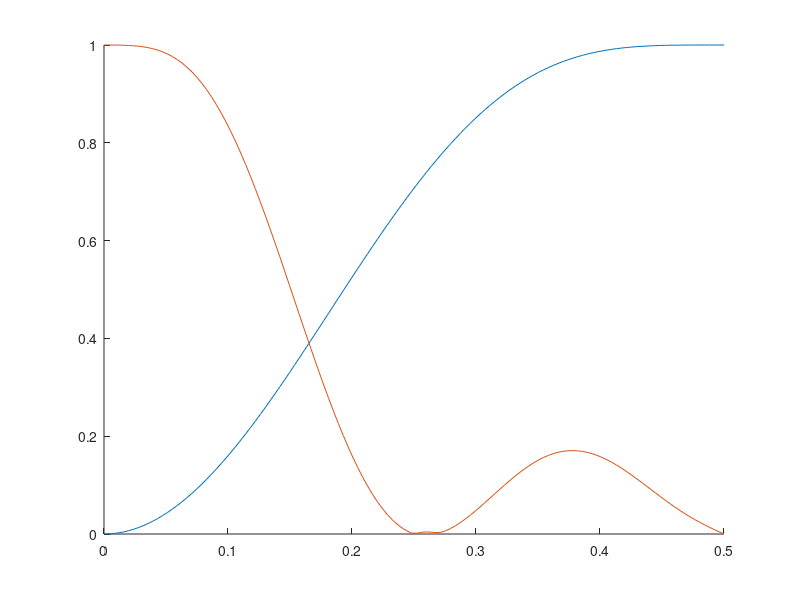

Reproduce this figure in MATLAB.
clear;
figure;

sq3 = sqrt(3);

a_S20 = [ (5-sq3), (5+sq3), (3+3*sq3), (5+3*sq3), (3+sq3), (3-sq3), (5-3*sq3), (3-3*sq3) ] / 16;
a_T10 = [ (1-sq3), -(3-sq3), (+3+sq3), -(1+sq3) ] / 4*sqrt(2);

H_S20 = @(x) a_S20(1) + a_S20(2)*e^(-i*x) + a_S20(3)*e^(-2*i*x) + a_S20(4)*e^(-3*i*x) + ...
    a_S20(5)*e^(-4*i*x) + a_S20(6)*e^(-5*i*x) + a_S20(7)*e^(-6*i*x) + a_S20(8)*e^(-7*i*x);
A_S20 = @(x) abs(H_S20(x));

H_T10 = @(x) a_T10(1) + a_T10(2)*e^(-i*x) + a_T10(3)*e^(-2*i*x) + a_T10(4)*e^(-3*i*x);
A_T10 = @(x) abs(H_T10(x));

f = linspace(0, pi, 128);
k_S20 = arrayfun(A_S20, f);
k_T10 = arrayfun(A_T10, f);
f = f / (2*pi);

hold on;
plot(f, k_T10/max(k_T10));
plot(f, k_S20/max(k_S20));

